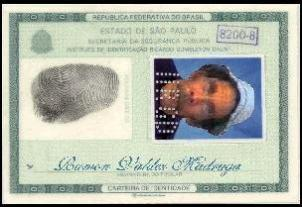
#> input picture carteira-de-identidade.jpg, 302 x 207 px
$ python ela.py
#> lines starting #> are read from the running program, lines starting #| are printed output that depends on the picture
#!/usr/bin/env python

# This is a really simple implementation of ELA as described in
# http://blackhat.com/presentations/bh-dc-08/Krawetz/Whitepaper/bh-dc-08-krawetz-WP.pdf
# You shouldn't actually use it, or at least read the paper carefully
# and implement more of the techniques before drawing any conclusions.

from PIL import Image, ImageChops, ImageEnhance
import sys, os.path

filename = 'carteira-de-identidade.jpg'
resaved = 'carteira-de-identidade' + '.resaved.jpg'
ela = 'carteira-de-identidade' + '.ela.png'

im = Image.open(filename)
#> im is the input picture: PIL image 302x207 RGB; mean R, G, B 176.9, 181.9, 169.8

im.save(resaved, 'JPEG', quality=95)
resaved_im = Image.open(resaved)

ela_im = ImageChops.difference(im, resaved_im)
extrema = ela_im.getextrema()
#> extrema = ((0, 6), (0, 6), (0, 6))
max_diff = max([ex[1] for ex in extrema])
#> max_diff = 6
scale = 255.0/max_diff
#> scale = 42.5

ela_im = ImageEnhance.Brightness(ela_im).enhance(scale)
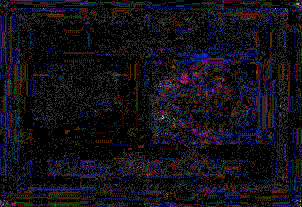
#> ela_im: PIL image 302x207 RGB; mean R, G, B 19.5, 16.2, 24.5

print("Maximum difference was max_diff: ", max_diff)
#| Maximum difference was max_diff:  6
ela_im.save(ela)
ela_im.show()

$ run again, with sample01.resaved.jpg copied over carteira-de-identidade.jpg
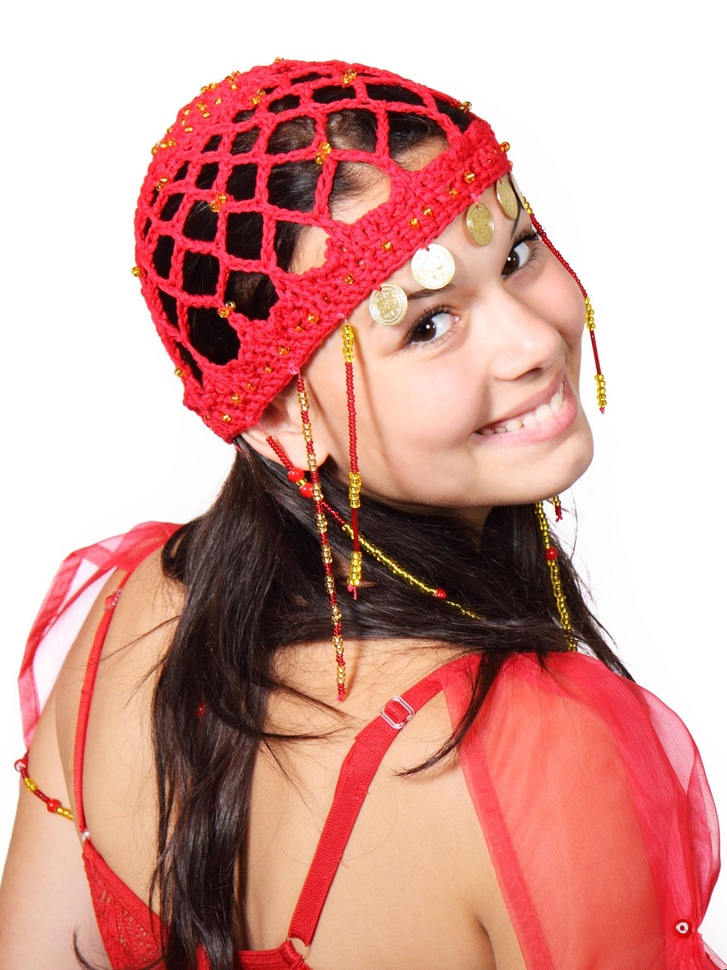
#> input picture sample01.resaved.jpg, 727 x 970 px, shrunk from 960 x 1280 before the run
#> im is the input picture: PIL image 727x970 RGB; mean R, G, B 209.8, 157.4, 150.7
#> extrema = ((0, 16), (0, 18), (0, 22))
#> max_diff = 22
#> scale = 11.59
#> `ela_im = ImageEnhance.Brightness(ela_im).enhance(scale)`:
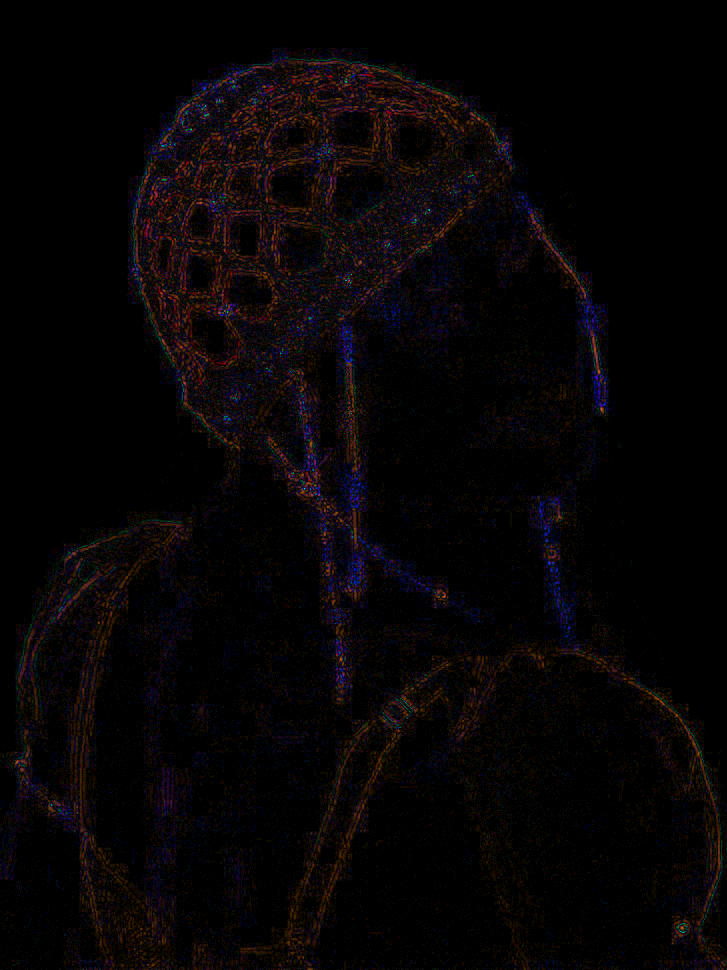
#> ela_im: PIL image 727x970 RGB; mean R, G, B 6.8, 4.1, 5
#| Maximum difference was max_diff:  22
